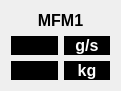
  <widget class="QWidget" name="verticalLayoutWidget">
   <property name="geometry">
    <rect>
     <x>75</x>
     <y>520</y>
     <width>121</width>
     <height>81</height>
    </rect>
   </property>
   <layout class="QVBoxLayout" name="verticalLayout">
    <item>
     <widget class="QLabel" name="MFM1_LABEL">
      <property name="font">
       <font>
        <family>Arial</family>
        <pointsize>12</pointsize>
        <weight>75</weight>
        <bold>true</bold>
       </font>
      </property>
      <property name="text">
       <string>MFM1</string>
      </property>
      <property name="alignment">
       <set>Qt::AlignCenter</set>
      </property>
     </widget>
    </item>
    <item>
     <layout class="QHBoxLayout" name="horizontalLayout_2">
      <item>
       <widget class="QLabel" name="MFM1_M_1">
        <property name="font">
         <font>
          <family>Arial</family>
          <pointsize>12</pointsize>
          <weight>75</weight>
          <bold>true</bold>
         </font>
        </property>
        <property name="styleSheet">
         <string notr="true">color: rgb(255, 255, 255);
background-color: rgb(0, 0, 0);</string>
        </property>
        <property name="text">
         <string/>
        </property>
        <property name="alignment">
         <set>Qt::AlignCenter</set>
        </property>
       </widget>
      </item>
      <item>
       <widget class="QLabel" name="UNIT_2">
        <property name="font">
         <font>
          <family>Arial</family>
          <pointsize>12</pointsize>
          <weight>75</weight>
          <bold>true</bold>
         </font>
        </property>
        <property name="styleSheet">
         <string notr="true">color: rgb(255, 255, 255);
background-color: rgb(0, 0, 0);</string>
        </property>
        <property name="text">
         <string>g/s</string>
        </property>
        <property name="alignment">
         <set>Qt::AlignCenter</set>
        </property>
       </widget>
      </item>
     </layout>
    </item>
    <item>
     <layout class="QHBoxLayout" name="horizontalLayout">
      <item>
       <widget class="QLabel" name="MFM1_M_2">
        <property name="font">
         <font>
          <family>Arial</family>
          <pointsize>12</pointsize>
          <weight>75</weight>
          <bold>true</bold>
         </font>
        </property>
        <property name="styleSheet">
         <string notr="true">color: rgb(255, 255, 255);
background-color: rgb(0, 0, 0);</string>
        </property>
        <property name="text">
         <string/>
        </property>
        <property name="alignment">
         <set>Qt::AlignCenter</set>
        </property>
       </widget>
      </item>
      <item>
       <widget class="QLabel" name="UNIT">
        <property name="font">
         <font>
          <family>Arial</family>
          <pointsize>12</pointsize>
          <weight>75</weight>
          <bold>true</bold>
         </font>
        </property>
        <property name="styleSheet">
         <string notr="true">color: rgb(255, 255, 255);
background-color: rgb(0, 0, 0);</string>
        </property>
        <property name="text">
         <string>kg</string>
        </property>
        <property name="alignment">
         <set>Qt::AlignCenter</set>
        </property>
       </widget>
      </item>
     </layout>
    </item>
   </layout>
  </widget>
